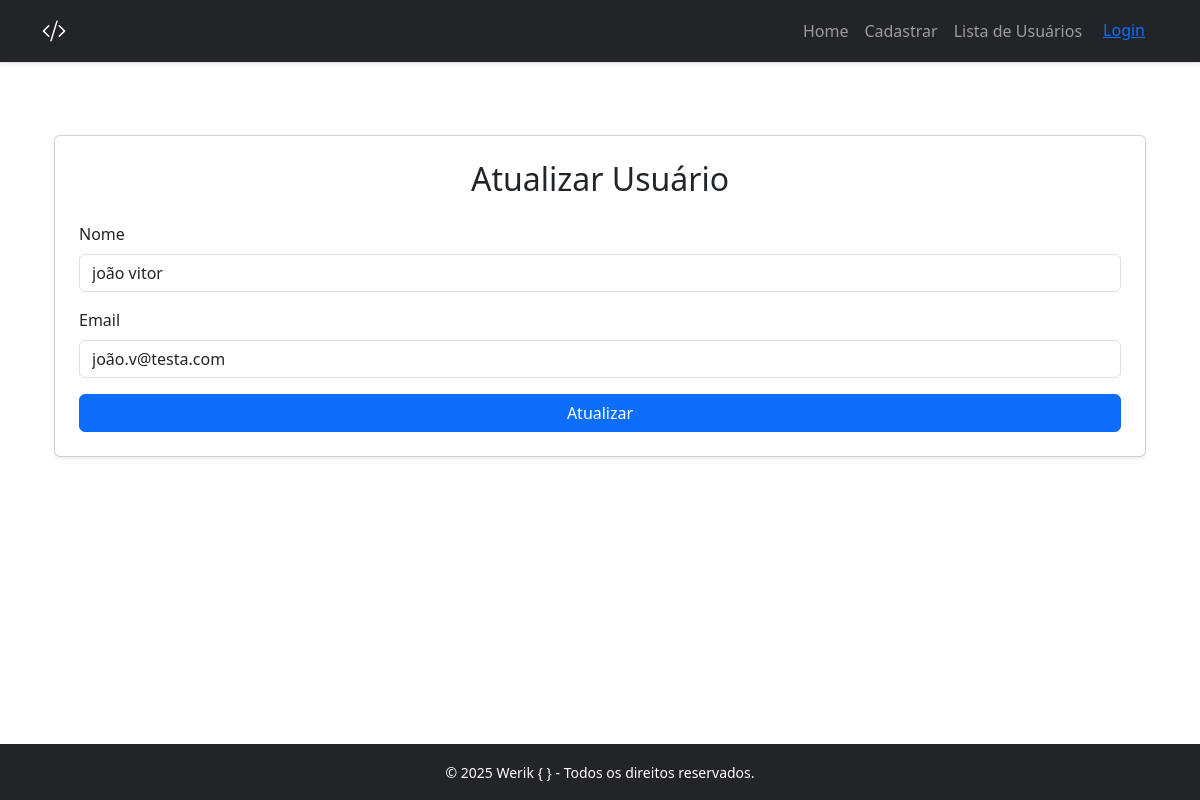
The app's page /update/10, older data.
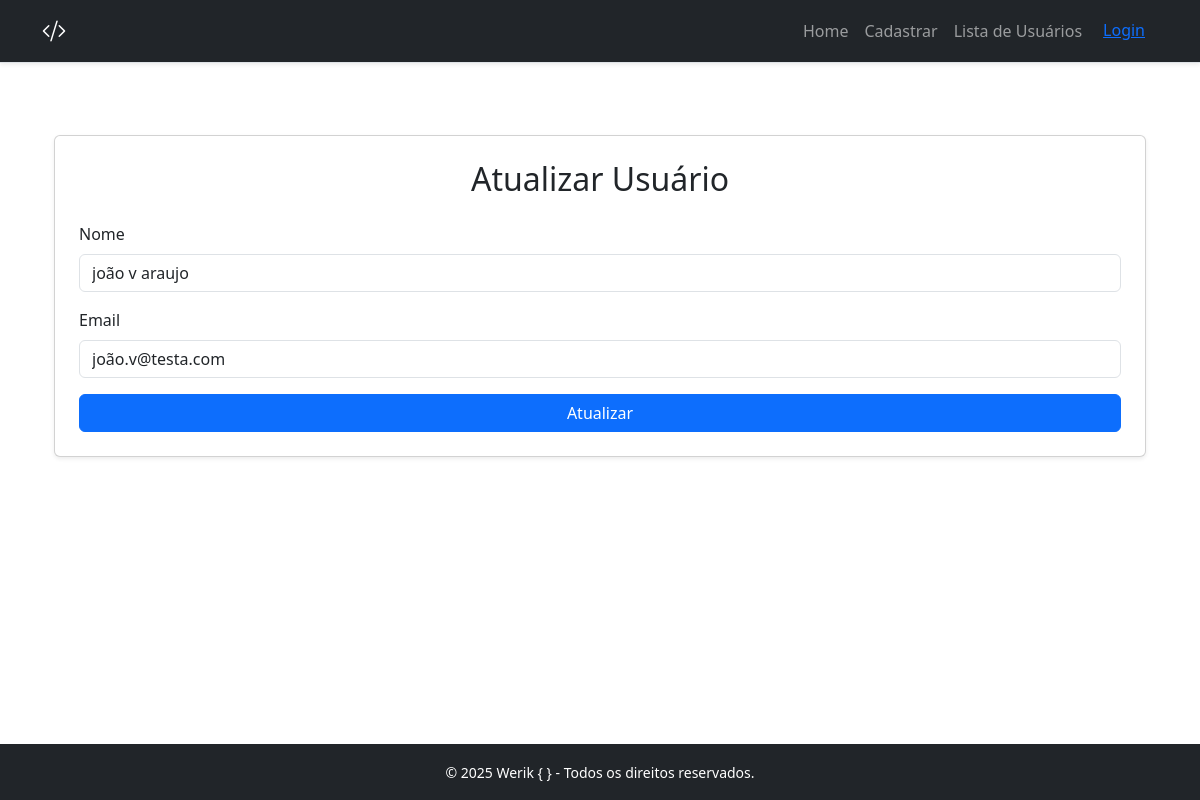
The same page, newer data.
### app/models.py (models this page shows, shortened)
class Usuario(db.Model):
    __tablename__ = 'usuarios'
    id = db.Column(db.Integer, primary_key=True)
    nome = db.Column(db.String(80), nullable=False)
    email = db.Column(db.String(120), unique=True, nullable=False)
    senha = db.Column(db.String(120), nullable=False)

### app/routers/usuarios.py (the view, shortened to what this page needs)
@bp_usuarios.route('/update/<int:id>', methods=['GET', 'POST'])
def update(id):
    usuario = Usuario.query.get_or_404(id)
    if request.method == 'GET':
        return render_template('usuarios_update.html', usuario=usuario)

### app/app.py (called while the page is built)
def create_app():
    app = Flask(__name__)
    conexao = 'sqlite:///meubanco.sqlite'
    app.config['SECRET_KEY'] = 'mysecretkey'
    app.config['SQLALCHEMY_DATABASE_URI'] = conexao
    app.config['SQLALCHEMY_TRACK_MODIFICATIONS'] = False
    db.init_app(app)
    migrate = Migrate(app, db)
    @app.context_processor
    def inject_now():
        return {'now': datetime.now()}
    app.register_blueprint(bp_usuarios)
    return app

### app/templates/usuarios_update.html (shortened to what this page needs)
{% extends 'base.html' %}
{% block conteudo %}
<div class="container mt-5">
    {% set mensagens = get_flashed_messages() %}
    <form method="post" action="/update/{{ usuario.id }}" class="card p-4 shadow-sm form-container">
        <h2 class="mb-4 text-center">Atualizar Usuário</h2>
        <div class="mb-3">
            <label for="nome" class="form-label">Nome</label>
            <input type="text" id="nome" name="nome" class="form-control" placeholder="Nome" value="{{ usuario.nome }}">
        </div>
        <div class="mb-3">
            <label for="email" class="form-label">Email</label>
            <input type="text" id="email" name="email" class="form-control" placeholder="Email" value="{{ usuario.email }}">
        </div>
        <button type="submit" class="btn btn-primary w-100">Atualizar</button>
    </form>
</div>
{% endblock %}

Row changes from the older to the newer data that the page shows:
changed Usuario "joão.v@testa.com": nome "joão vitor" → "joão v araujo"
